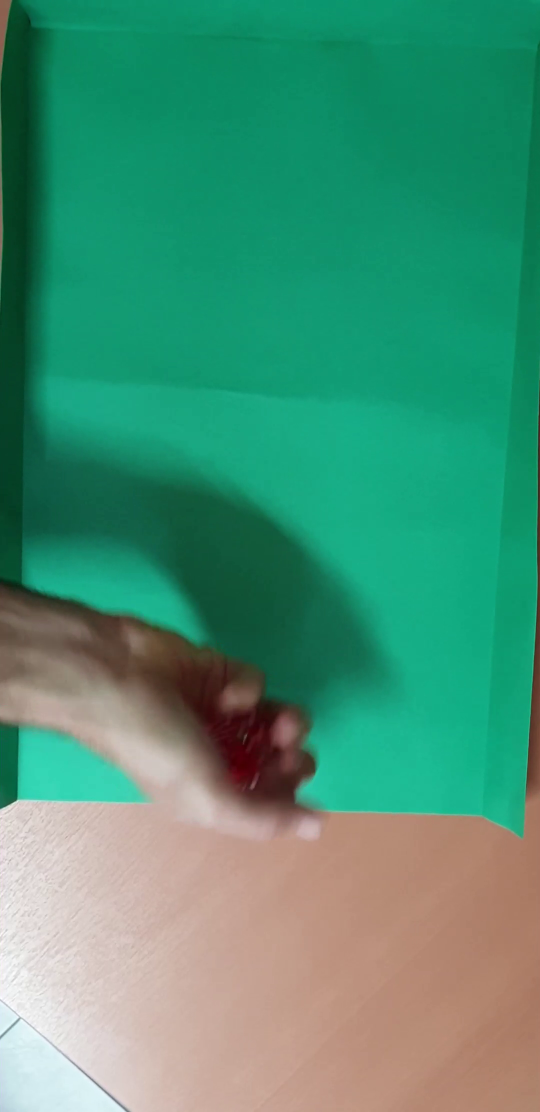
#> input picture frame 14 of TP3/data/tirada_1.mp4, 1080 x 2224 px (shown at 1/2 size)
$ python solution.py
#> lines starting #> are read from the running program, lines starting #| are printed output that depends on the picture; after the words box and inside, x2 and y2 are one past the last pixel; in counts of white or black regions, pixels touching at a corner belong together
### TP3/helpers.py
import cv2
import numpy as np

# Rango HSV del fondo verde
VERDE_MIN = np.array([35, 40, 30])
VERDE_MAX = np.array([95, 255, 255])

# Área que puede tener el contorno de un dado
AREA_MIN = 1500
AREA_MAX = 10000

# Factor de forma que puede tener un dado
FACTOR_FORMA_MIN = 0.043
FACTOR_FORMA_MAX = 0.062

# Tamaño del kernel de la clausura que suaviza el borde rugoso de la máscara
KERNEL_CLAUSURA = 5

# Cantidad de dados esperada por tirada
CANTIDAD_DADOS = 5


def segmentar_no_verde(frame):
    """Máscara binaria: el fondo verde queda en 0 y lo demás (dados, mano) en 255."""
    hsv = cv2.cvtColor(frame, cv2.COLOR_BGR2HSV)
    verde = cv2.inRange(hsv, VERDE_MIN, VERDE_MAX)
    mascara = cv2.bitwise_not(verde)

    # Clausura para suavizar el borde rugoso
    se = cv2.getStructuringElement(cv2.MORPH_ELLIPSE, (KERNEL_CLAUSURA, KERNEL_CLAUSURA))
    return cv2.morphologyEx(mascara, cv2.MORPH_CLOSE, se)


def factor_de_forma(contorno):
    """Compacidad del contorno: A / p² (cuadrado teórico = 1/16)."""
    area = cv2.contourArea(contorno)
    perimetro = cv2.arcLength(contorno, True)
    if perimetro == 0:
        return 0.0
    return area / (perimetro ** 2)


def detectar_dados(mascara):
    """
    Devuelve los dados de la máscara como lista de bounding boxes (x, y, w, h).

    Filtra los contornos por área y por factor de forma: así descarta el ruido,
    la madera del fondo (área muy grande) y la mano (no es cuadrada).
    """
    contornos, _ = cv2.findContours(mascara, cv2.RETR_EXTERNAL, cv2.CHAIN_APPROX_SIMPLE)

    dados = []
    for c in contornos:
        area = cv2.contourArea(c)
        if not (AREA_MIN <= area <= AREA_MAX):
            continue
        if not (FACTOR_FORMA_MIN <= factor_de_forma(c) <= FACTOR_FORMA_MAX):
            continue
        dados.append(cv2.boundingRect(c))

    return dados

def configurar_detector_blobs():
    params = cv2.SimpleBlobDetector_Params()

    # Buscamos blobs blancos (255)
    params.filterByColor = True
    params.blobColor = 255

    # Evitamos detectar ruido o mucha área
    params.filterByArea = True
    params.minArea = 15
    params.maxArea = 500

    # Buscamos círculos bien definidos
    params.filterByCircularity = True
    params.minCircularity = 0.7

    # Evitamos óvalos o manchas por el movimiento
    params.filterByInertia = True
    params.minInertiaRatio = 0.6

    params.filterByConvexity = True
    params.minConvexity = 0.8

    return cv2.SimpleBlobDetector_create(params)

# Lo instanciamos una sola vez globalmente para que no lenteje el video
detector_puntos = configurar_detector_blobs()

# [21 lines left out: function contar_puntos, not called in this run]

import math

class Dado:
    # [7 lines left out: function __init__, not called in this run]

    def _calcular_centro(self, bbox):
        x, y, w, h = bbox
        return (x + w // 2, y + h // 2)

    # [4 lines left out: function actualizar_posicion, not called in this run]

class RastreadorDados:
    def __init__(self, max_frames_perdido=15): # Tolera hasta 15 frames sin verlo
        self.dados_activos = []
        self.proximo_id = 1
        self.max_frames_perdido = max_frames_perdido

    def actualizar(self, bboxes):
        dados_actualizados = []
        dados_matcheados = set()

        # Intentamos emparejar las detecciones nuevas con los dados existentes
        for bbox in bboxes:
            x, y, w, h = bbox
            centro_nuevo = (x + w // 2, y + h // 2)

            mejor_dado = None
            min_dist = float('inf')

            max_distancia = 3 * w

            for dado in self.dados_activos:
                if dado in dados_matcheados:
                    continue # Ya le asignamos una caja a este dado

                dist = math.hypot(centro_nuevo[0] - dado.centro[0], centro_nuevo[1] - dado.centro[1])
                if dist < min_dist:
                    min_dist = dist
                    mejor_dado = dado

            if mejor_dado is not None and min_dist < max_distancia:
                mejor_dado.actualizar_posicion(bbox)
                dados_actualizados.append(mejor_dado)
                dados_matcheados.add(mejor_dado)
            else:
                # Si no hay ninguno cerca, es un dado nuevo
                nuevo_dado = Dado(self.proximo_id, bbox)
                dados_actualizados.append(nuevo_dado)
                self.proximo_id += 1

        # Dados que no se detectan nuevamente
        for dado in self.dados_activos:
            if dado not in dados_matcheados:
                dado.frames_perdido += 1
                if dado.frames_perdido <= self.max_frames_perdido:
                    dados_actualizados.append(dado)

        self.dados_activos = dados_actualizados
        return self.dados_activos

### TP3/solution.py
import cv2
import numpy as np
import matplotlib.pyplot as plt
import os

from helpers import segmentar_no_verde, detectar_dados, contar_puntos, CANTIDAD_DADOS, RastreadorDados

# Configuración general
VIDEOS = [f"data/tirada_{i}.mp4" for i in range(1, 5)]
FRAMES_REPOSO = 4
CARPETA_SALIDA = "outputs"

# Creamos la carpeta de salida automáticamente si no existe
if not os.path.exists(CARPETA_SALIDA):
    os.makedirs(CARPETA_SALIDA)

def procesar_video(video_path):
#> called with video_path = 'data/tirada_1.mp4'
    print(f"\nProcesando {video_path}...")

    cap = cv2.VideoCapture(video_path)
    if not cap.isOpened():
        print(f"ERROR: No se pudo abrir {video_path}")
        return None, None

    # Obtenemos info del video original
    fps = cap.get(cv2.CAP_PROP_FPS)
    if fps == 0 or np.isnan(fps):
        fps = 30.0

    # Inicializamos variables del tracking
    rastreador = RastreadorDados()
    puntos_anteriores = {}
    frames_estables = 0
    reposo_capturado = False

    recorte_final = None
    resultados_tirada = {}
    out = None

    numero_frame = 0

    while True:
        ret, frame = cap.read()
#> frame is the input picture: shape (2224, 1080, 3); mean B, G, R 116.6, 145.4, 73.4
        if not ret:
            break

        numero_frame += 1

        mascara = segmentar_no_verde(frame)
#> in segmentar_no_verde, `verde = cv2.inRange(hsv, VERDE_MIN, VERDE_MAX)`:
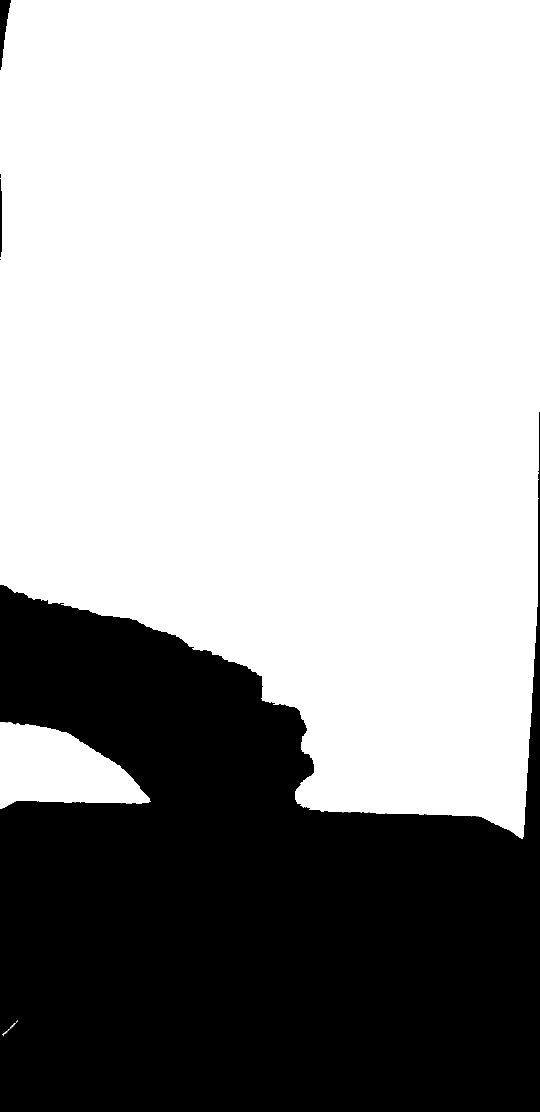
#> verde: shape (2224, 1080) (shown at 1/2 size); 65.3% white; 11 black regions (8 under 20 px), largest, box (x1, y1, x2, y2) and area: (0, 824, 1080, 2224) 830666, (0, 0, 22, 140) 1540, (0, 358, 4, 514) 556
        bboxes_crudos = detectar_dados(mascara)
#> in detectar_dados, `contornos, _ = cv2.findContours(mascara, cv2.RETR_EXTERNAL, cv2.CHAIN_..`: contornos = 4 contours, 1 with area under 20; largest, box (x1, y1, x2, y2) and area: (0, 824, 1080, 2224) 828066, (0, 0, 22, 140) 1384, (0, 348, 4, 514) 408
#> the loop in detectar_dados, `for c in contornos:` made 4 passes
#> after the loop in detectar_dados, `for c in contornos:`: dados = []
#> bboxes_crudos = []
        dados_trackeados = rastreador.actualizar(bboxes_crudos)
#> after the loop in actualizar, `for bbox in bboxes:`: dados_matcheados = 0 items; self.proximo_id = 1
#> in actualizar, `self.dados_activos = dados_actualizados`: self.dados_activos = []
#> dados_trackeados = []
        n_dados = len(dados_trackeados)
#> n_dados = 0

        dibujo = frame.copy()
        puntos_actuales = {}

        for dado in dados_trackeados:
            x, y, w, h = dado.bbox

            # Si el dado está temporalmente perdido
            if dado.frames_perdido > 0:
                color_box = (0, 255, 255) # Amarillo
                cant_puntos = dado.puntos
                puntos_actuales[dado.id] = cant_puntos
                cv2.rectangle(dibujo, (x, y), (x + w, y + h), color_box, 3)
                cv2.putText(dibujo, f"D{dado.id}-{cant_puntos}", (x, y - 12),
                            cv2.FONT_HERSHEY_SIMPLEX, 0.9, color_box, 2)
                continue

            # Procesamiento normal si está visible
            roi_dado = frame[y:y+h, x:x+w]
            cant_puntos, keypoints, _ = contar_puntos(roi_dado)

            dado.puntos = cant_puntos
            puntos_actuales[dado.id] = cant_puntos

            if cant_puntos >= 1:
                color_box = (0, 255, 0) # Verde
                for kp in keypoints:
                    centro = (int(kp.pt[0]) + x, int(kp.pt[1]) + y)
                    radio = int(kp.size / 2)
                    cv2.circle(dibujo, centro, radio, (255, 0, 0), 3) # Puntos azules
            else:
                color_box = (255, 0, 255) # Magenta

            cv2.rectangle(dibujo, (x, y), (x + w, y + h), color_box, 4)
            cv2.putText(dibujo, f"D{dado.id}-{cant_puntos}", (x, y - 12),
                        cv2.FONT_HERSHEY_SIMPLEX, 1.0, color_box, 3)
#> this loop made 0 passes
#> after the loop, puntos_actuales = 0 items

        # Lógica de reposo
        son_validos = (n_dados == CANTIDAD_DADOS) and all(p >= 1 for p in puntos_actuales.values())
#> son_validos = False
        if son_validos:
            if puntos_actuales == puntos_anteriores:
                frames_estables += 1
            else:
                frames_estables = 1
        else:
            frames_estables = 0

        puntos_anteriores = puntos_actuales.copy()
#> puntos_anteriores = 0 items
        reposo = frames_estables >= FRAMES_REPOSO

        # Captura del momento exacto del reposo
        if reposo and not reposo_capturado:
            reposo_capturado = True
            resultados_tirada = puntos_actuales.copy()

            print(f">> ¡Reposo confirmado en el frame {numero_frame}!")
            for id_dado, pts in sorted(resultados_tirada.items()):
                print(f"   D{id_dado}: {pts} puntos")

            xs = [d.bbox[0] for d in dados_trackeados]
            ys = [d.bbox[1] for d in dados_trackeados]
            x_maxs = [d.bbox[0] + d.bbox[2] for d in dados_trackeados]
            y_maxs = [d.bbox[1] + d.bbox[3] for d in dados_trackeados]

            pad = 40
            x1 = max(0, min(xs) - pad)
            y1 = max(0, min(ys) - pad)
            x2 = min(frame.shape[1], max(x_maxs) + pad)
            y2 = min(frame.shape[0], max(y_maxs) + pad)

            recorte_final = dibujo[y1:y2, x1:x2].copy()

        estado = "REPOSO" if reposo else "ANALIZANDO"
        color_texto = (0, 255, 0) if reposo else (0, 255, 255)
        cv2.putText(dibujo, f"{estado} | dados={n_dados} | estables={frames_estables}/{FRAMES_REPOSO}",
                    (30, 60), cv2.FONT_HERSHEY_SIMPLEX, 1.2, color_texto, 3)
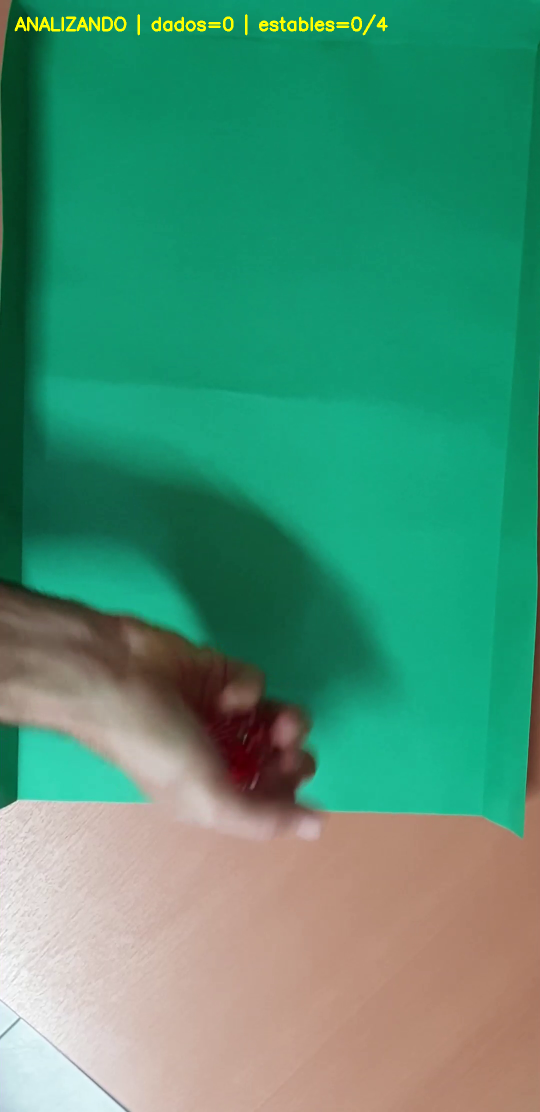
#> dibujo: shape (2224, 1080, 3) (shown at 1/2 size); 0.36% of pixels changed, all inside (x1, y1, x2, y2) = (29, 28, 776, 71)

        # Inicializamos el grabador
        if out is None:
            alto_orig, ancho_orig = dibujo.shape[:2]
            nombre_salida = os.path.join(CARPETA_SALIDA, f"output_{os.path.basename(video_path)}")
            fourcc = cv2.VideoWriter_fourcc(*'mp4v')
#> fourcc = 1983148141
            out = cv2.VideoWriter(nombre_salida, fourcc, fps, (ancho_orig, alto_orig))

        out.write(dibujo)

    cap.release()
    if out is not None:
        out.release()

    if not reposo_capturado:
        print(">> ADVERTENCIA: Nunca se alcanzó el estado de reposo en este video.")

    return recorte_final, resultados_tirada

imagenes_recortadas = []

for video in VIDEOS:
    if not os.path.exists(video):
        print(f"No se encontró el archivo: {video}")
        continue

    recorte, resultados = procesar_video(video)

    if recorte is not None:
        recorte_rgb = cv2.cvtColor(recorte, cv2.COLOR_BGR2RGB)
        imagenes_recortadas.append((video, recorte_rgb, resultados))

# Generamos la visualización final con matplotlib
if imagenes_recortadas:
    print("\nTodos los videos procesados. Generando visualización final...")
    n_imgs = len(imagenes_recortadas)
    fig, axes = plt.subplots(1, n_imgs, figsize=(5 * n_imgs, 5))

    if n_imgs == 1:
        axes = [axes]

    for ax, (video_path, img, res) in zip(axes, imagenes_recortadas):
        ax.imshow(img)
        ax.axis('off')

        res_str = ", ".join([f"D{k}:{v}" for k, v in sorted(res.items())])
        titulo = f"{os.path.basename(video_path)}\n{res_str}"
        ax.set_title(titulo, fontsize=11, fontweight='bold')

    plt.tight_layout()

    # Guardamos el mosaico de matplotlib en la carpeta outputs
    ruta_grafico = os.path.join(CARPETA_SALIDA, "mosaico_resultados.png")
    plt.savefig(ruta_grafico, dpi=300, bbox_inches='tight')
    print(f">> Mosaico final guardado con éxito en: {ruta_grafico}")

    plt.show()
else:
    print("\nNo se pudo extraer el reposo de ningún video.")

print(f"\nTodo el procesamiento del TP3 está guardado en /{CARPETA_SALIDA}.")

$ run again, starting later in the video
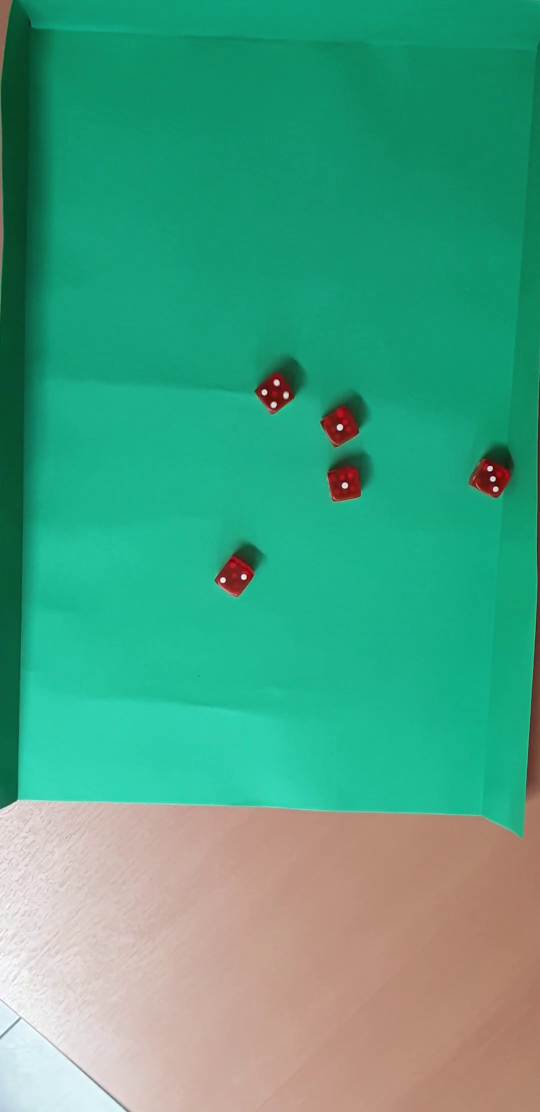
#> input picture frame 65 of TP3/data/tirada_1.mp4, 1080 x 2224 px (shown at 1/2 size)
#> in procesar_video, frame is the input picture: shape (2224, 1080, 3); mean B, G, R 130.6, 161, 71.8
#> in segmentar_no_verde, `verde = cv2.inRange(hsv, VERDE_MIN, VERDE_MAX)`:
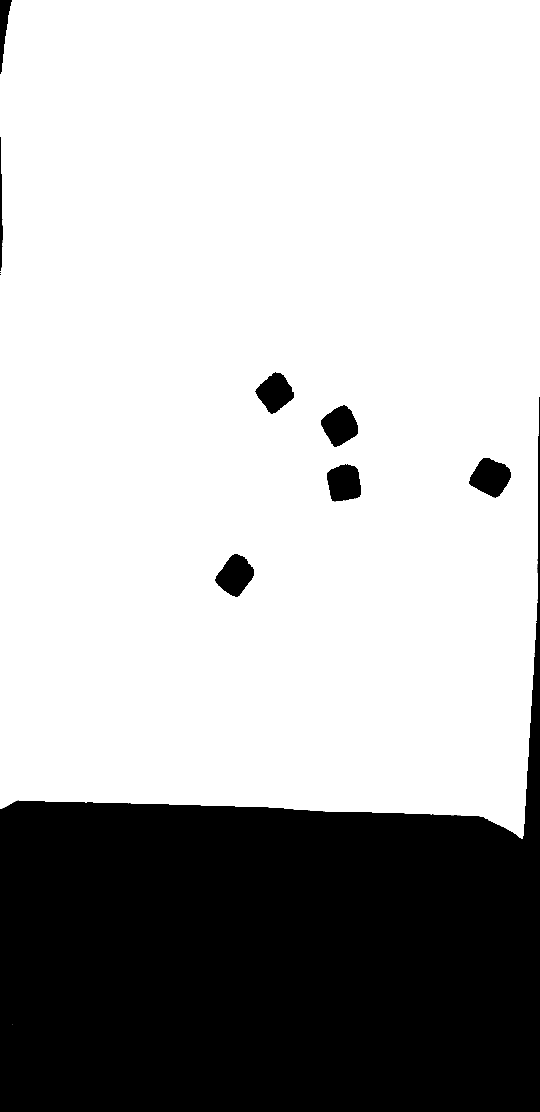
#> verde: shape (2224, 1080) (shown at 1/2 size); 71.5% white; 29 black regions (21 under 20 px), largest, box (x1, y1, x2, y2) and area: (0, 794, 1080, 2224) 662074, (938, 916, 1022, 996) 4438, (430, 1108, 508, 1194) 4222
#> contornos = 8 contours; box (x1, y1, x2, y2) and area: (0, 794, 1080, 2224) 659698, (938, 916, 1022, 996) 4350, (430, 1108, 508, 1194) 4130, (654, 928, 722, 1004) 4027, (642, 810, 716, 894) 4016, (510, 744, 588, 828) 3853, (0, 0, 24, 148) 1558, (0, 274, 6, 550) 716
#> the loop in detectar_dados, `for c in contornos:` made 8 passes
#> perimetro in factor_de_forma on passes 1, 2, 3, 4, 6, 8: 283.6, 262.7, 287.2, 274.4, 281.8, 333.6
#> after the loop in detectar_dados, `for c in contornos:`: dados = [(430, 1108, 78, 86), (654, 928, 68, 76), (938, 916, 84, 80), (642, 810, 74, 84), (510, 744, 78, 84)]
#> bboxes_crudos has the same summary as dados in detectar_dados
#> the loop in actualizar, `for bbox in bboxes:` made 5 passes
#> (x, y, w, h, max_distancia) on passes 1 to 5: (430, 1108, 78, 86, 234), (654, 928, 68, 76, 204), (938, 916, 84, 80, 252), (642, 810, 74, 84, 222), (510, 744, 78, 84, 234)
#> after the loop in actualizar, `for bbox in bboxes:`: dados_actualizados = 5 items; dados_matcheados = 0 items; self.proximo_id = 6
#> self.dados_activos = 5 items
#> n_dados = 5
#> the loop in procesar_video, `for dado in dados_trackeados:` made 5 passes
#> after the loop in procesar_video, `for dado in dados_trackeados:`: puntos_actuales = {1: 2, 2: 1, 3: 3, 4: 1, 5: 3}
#> son_validos = True
#> puntos_anteriores = {1: 2, 2: 1, 3: 3, 4: 1, 5: 3}
#> in procesar_video, `cv2.putText(dibujo, f"{estado} | dados={n_dados} | estables={frames_es..`:
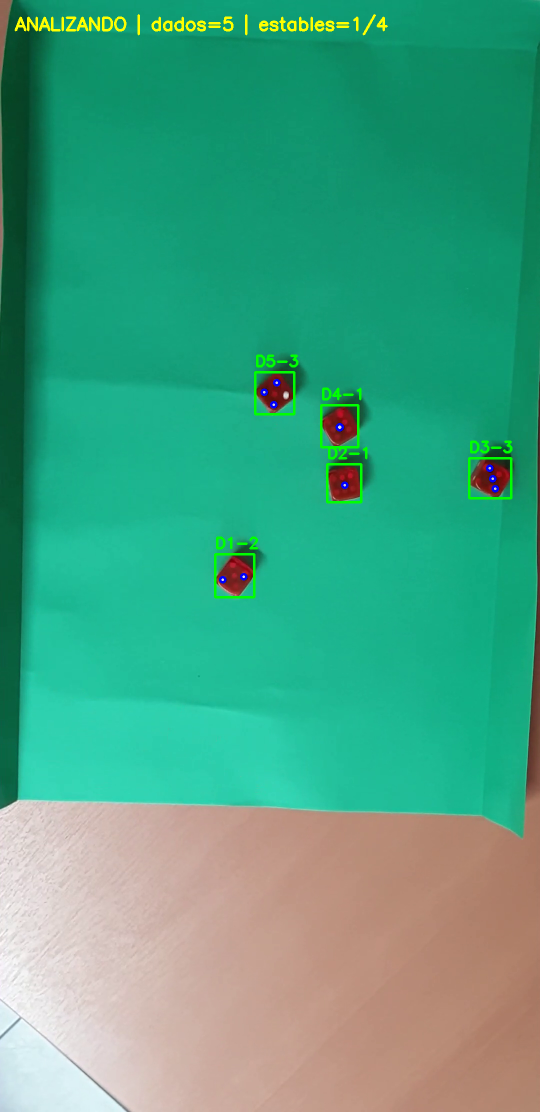
#> dibujo: shape (2224, 1080, 3) (shown at 1/2 size); mean B, G, R 129.8, 161.9, 72.4
#> fourcc = 1983148141
